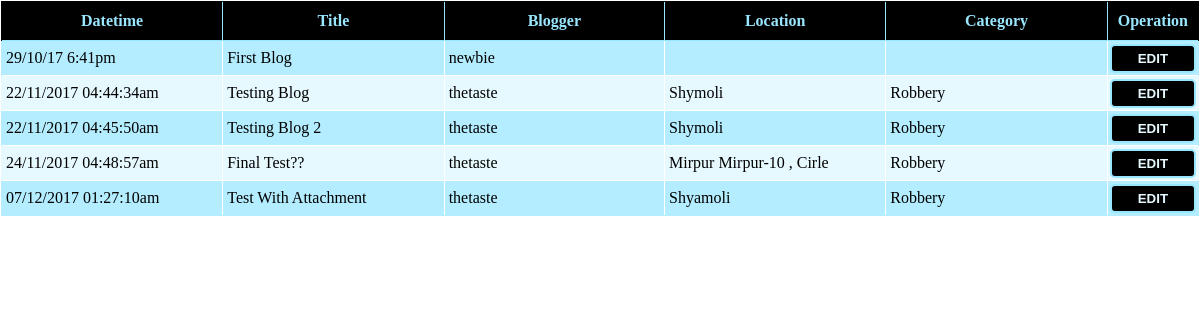
Before: /admin/blog.php (signed in) with the older database file.
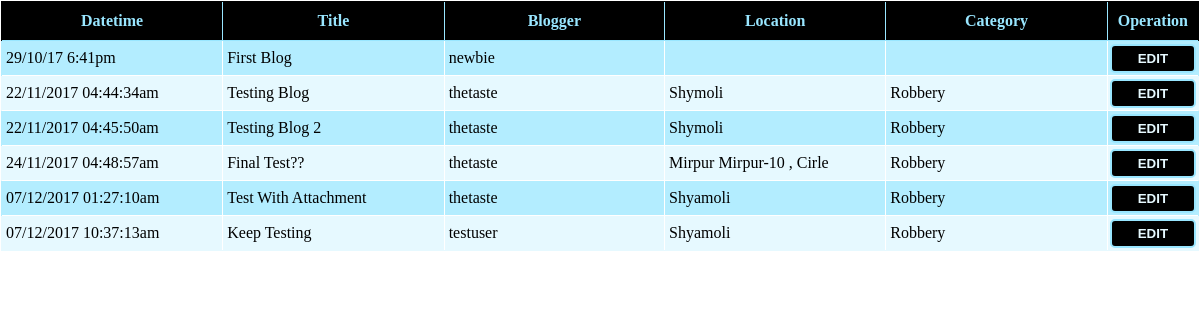
After: the same page with the newer database file.
### tables this page shows
CREATE TABLE `blogs` (
  `blog_id` int(11) NOT NULL,
  `title` varchar(100) DEFAULT NULL,
  `body` text,
  `datetime` varchar(70) DEFAULT NULL,
  `attachment` varchar(200) DEFAULT NULL,
  `blogger_id` int(11) DEFAULT NULL,
  `name_hidden` tinyint(1) DEFAULT NULL,
  `location` text,
  `category` varchar(50) DEFAULT NULL,
  `del` tinyint(1) DEFAULT '0'
);

CREATE TABLE `users` (
  `user_id` int(11) NOT NULL,
  `fname` varchar(80) DEFAULT NULL,
  `lname` varchar(80) DEFAULT NULL,
  `age` int(11) DEFAULT NULL,
  `bdate` varchar(11) DEFAULT NULL,
  `username` varchar(120) DEFAULT NULL,
  `email` varchar(50) DEFAULT NULL,
  `password` varchar(100) DEFAULT NULL,
  `pro_pic` varchar(180) DEFAULT NULL,
  `gender` varchar(20) DEFAULT NULL,
  `role` int(11) DEFAULT NULL,
  `del` tinyint(1) DEFAULT '0'
);

### Controllers/BlogController.php (called while the page is built, shortened)
<?php
require(get_include_path()."\Projects\aiub project\Models\BlogModel.php");
class BlogController{
    private $blog;
    function BlogController()
    {
        $this->blog = new BlogModel();
    }
    function getAllBlogs()
    {
        return $this->blog->allBlogs();
    }
    function bloggerName($id)
    {
        return $this->blog->getBloggerName($id);
    }
}
 ?>

### Models/Models.php (called while the page is built, shortened)
<?php
class Models{
    public $server;
    public $user;
    public $pass;
    public $db;
    protected $conn;
    function Models($server = "localhost:3306" , $user = "root" , $pass ="" , $db = "is_that_crime")
    {
        $this->server = $server;
        $this->user = $user;
        $this->pass = $pass;
        $this->db = $db;
    }
    private function openConnection()
    {
        $this->conn = new mysqli($this->server , $this->user , $this->pass , $this->db);
        if($this->conn->connect_error)
        {
            $this->errorMessage($this->conn->connect_error);
            return false;
        }
        else
            return true;
    }
    function executeQuery($query)
    {
        if($this->openConnection())
        {
            if($this->result = $this->conn->query($query))
            {
                if($this->result->num_rows > 0)
                {
                    return $this->result;
                }
                else
                {
                    $this->closeConnection();
                    return false;
                }
            }
            else
            {
                $this->errorMessage($this->conn->error);
                return false;
            }
        }
        else
        {
            $this->errorMessage($this->conn->error);
            return false;
        }
    }
}
?>

### Models/BlogModel.php (called while the page is built, shortened)
<?php
require_once("Models.php");
class BlogModel extends Models{
    function allBlogs()
    {
        $result = $this->executeQuery("select * from blogs where del = false;");
        if($result->num_rows > 0)
            return $result;
        else
            return false;
    }
    function getBloggerName($id)
    {
        $name = $this->executeQuery("select username from users where user_id in (select blogger_id from blogs where blogger_id = $id);");
        if($name->num_rows > 0)
        {
            $name = $name->fetch_assoc();
            $name = $name["username"];
            return $name;
        }
        else
            return false;
    }
}
 ?>

### admin/blog.php (the view, shortened to what this page needs)
<html>
<head>
    <link rel="stylesheet" type="text/css" href="http://localhost:<?php echo  $_SERVER["SERVER_PORT"];?>/Projects/aiub%20project/css/admin_blog_style.css">
    <?php
    require_once(get_include_path()."\Projects\aiub project\Controllers\AdminController.php");
    require_once(get_include_path()."\Projects\aiub project\Controllers\BlogController.php");
    $blogcontrol = new BlogController();
    ?>
</head>
<body>
<div>
   <?php
    $blogs = $blogcontrol->getAllBlogs();
    echo "<table border = '2'>";
    echo "<tr>
            <th>Datetime</th>
            <th>Title</th>
            <th>Blogger</th>
            <th>Location</th>
            <th>Category</th>
            <th>Operation</th>
         </tr>";
	while($blog = $blogs->fetch_assoc())
	{
        $blogger = $blogcontrol->bloggerName($blog['blogger_id']);
        echo "<tr id='{$blog['blog_id']}'>
                <td>{$blog['datetime']}</td>
                <td>{$blog['title']}</td>
                <td id='td-blogger'>$blogger</td>
                <td>{$blog['location']}</td>
                <td>{$blog['category']}</td>
                <td id='operation'><a href = 'blog_edit.php?blog_id={$blog['blog_id']}'><button id='edit-button'>EDIT</button></a></td>
             </tr>";
	}
	echo "</table>";
   ?>
</div>
</body>
</html>

### css/admin_blog_style.css (style rules this page uses)
table { width: 100%; border-collapse: collapse; border-color: transparent; }
tr:nth-child(even) { background-color: #b3edff; }
tr:nth-child(odd) { background-color:#e6f9ff ; }
body { margin:0px; padding: 0px; }
th { width:20%; border:2px 1px 0px 1px; border-color:#99e6ff; border-style:solid; background-color: black; padding:10px; color:#99e6ff; text-align: center; }
td { width:20%; border:1px solid white; padding:8px 4px 8px 4px; text-align: left; text-transform: capitalize; }
#td-blogger { text-transform: none; }
#operation { text-align: center; padding:2px; }
#edit-button { width:100%; height:100%; padding:5px; background-color: black; border:2px solid #99e6ff; border-radius: 5px; color:#e6f9ff; font-weight: bold; }

Changed rows visible on the page:
added blogs: datetime "07/12/2017 10:37:13am", title "Keep Testing", blogger.username "testuser", location "Shyamoli", category "Robbery"
